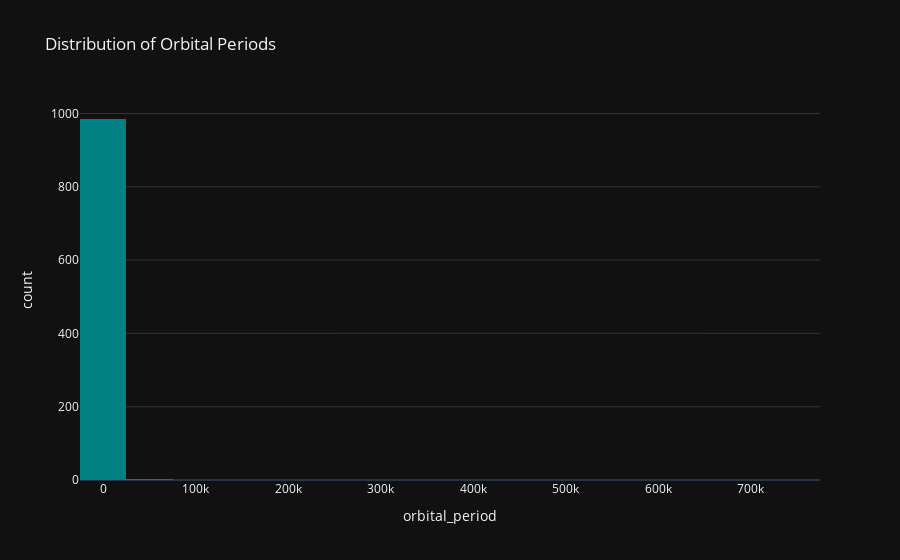

Notebook code cell kept with this figure:
### Markdown cell above
#### Histogram of orbital periods

### Code cell
fig = px.histogram(df, x='orbital_period', nbins=30, title='Distribution of Orbital Periods',color_discrete_sequence=['teal'])
fig.show()

### Figure 1 — Plotly figure (JSON) as saved in the notebook; plotly's stock layout.template omitted (floating-point values rounded to 4 significant figures; data arrays with more than 128 entries replaced by an {"elided": "..."} marker saying what was removed)
{"data": [{"bingroup": "x", "hovertemplate": "orbital_period=%{x}<br>count=%{y}<extra></extra>", "legendgroup": "", "marker": {"color": "teal", "pattern": {"shape": ""}}, "name": "", "nbinsx": 30, "orientation": "v", "showlegend": false, "type": "histogram", "x": {"elided": "1035 float values"}, "xaxis": "x", "yaxis": "y"}], "layout": {"barmode": "relative", "legend": {"tracegroupgap": 0}, "title": {"text": "Distribution of Orbital Periods"}, "xaxis": {"anchor": "y", "domain": [0, 1], "title": {"text": "orbital_period"}}, "yaxis": {"anchor": "x", "domain": [0, 1], "title": {"text": "count"}}}}
